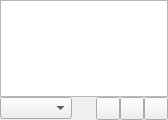
<?xml version="1.0" encoding="UTF-8"?>
<ui version="4.0">
 <class>OnlineServicesPage</class>
 <widget class="QWidget" name="OnlineServicesPage">
  <property name="geometry">
   <rect>
    <x>0</x>
    <y>0</y>
    <width>168</width>
    <height>120</height>
   </rect>
  </property>
  <layout class="QVBoxLayout" name="vlayout">
   <property name="spacing">
    <number>0</number>
   </property>
   <property name="margin">
    <number>0</number>
   </property>
   <item>
    <widget class="ItemView" name="view"/>
   </item>
   <item>
    <layout class="QHBoxLayout" name="hlayout">
     <property name="spacing">
      <number>0</number>
     </property>
     <property name="margin">
      <number>0</number>
     </property>
     <item>
      <widget class="GenreCombo" name="genreCombo"/>
     </item>
     <item>
      <widget class="SizeWidget" name="sizeWidget"/>
     </item>
     <item>
      <widget class="MenuButton" name="menuButton"/>
     </item>
     <item>
      <widget class="ToolButton" name="addToPlayQueue"/>
     </item>
     <item>
      <widget class="ToolButton" name="replacePlayQueue"/>
     </item>
    </layout>
   </item>
  </layout>
 </widget>
 <customwidgets>
  <customwidget>
   <class>ItemView</class>
   <extends>QTreeView</extends>
   <header>widgets/itemview.h</header>
  </customwidget>
  <customwidget>
   <class>GenreCombo</class>
   <extends>QComboBox</extends>
   <header>widgets/genrecombo.h</header>
  </customwidget>
  <customwidget>
   <class>ToolButton</class>
   <extends>QToolButton</extends>
   <header>widgets/toolbutton.h</header>
  </customwidget>
  <customwidget>
   <class>MenuButton</class>
   <extends>QToolButton</extends>
   <header>widgets/menubutton.h</header>
  </customwidget>
  <customwidget>
   <class>SizeWidget</class>
   <extends>QWidget</extends>
   <header>widgets/sizewidget.h</header>
  </customwidget>
 </customwidgets>
 <resources/>
 <connections/>
</ui>
